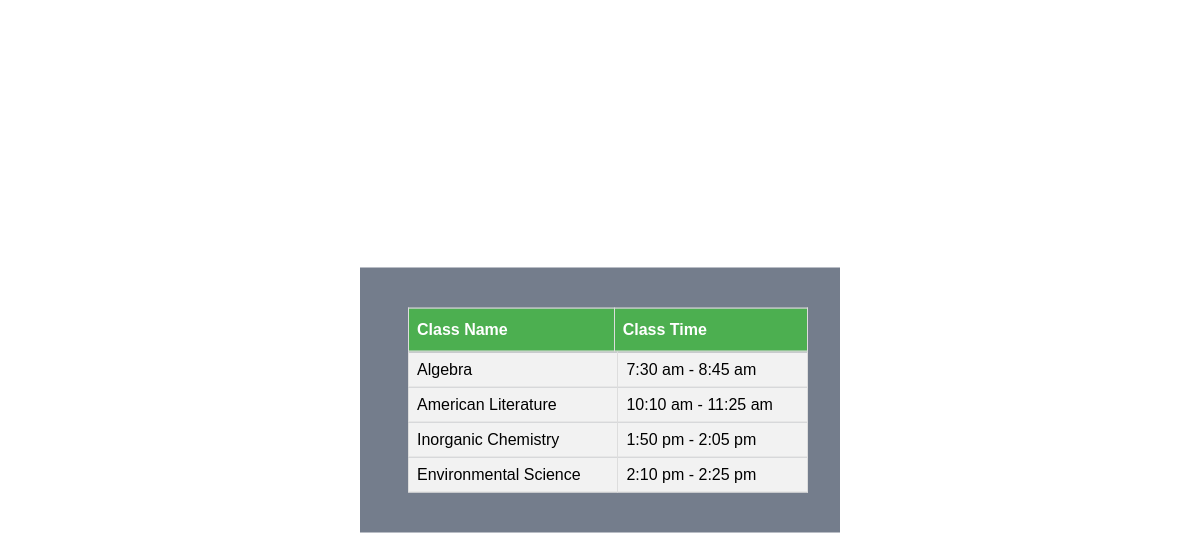
/studentSchedule.php (signed in), run on the app's committed database.
### tables this page shows
CREATE TABLE course (
  course_id		VARCHAR(10)			PRIMARY KEY,
  teacher_id	VARCHAR(10)			NOT NULL,
  course_name	VARCHAR(50)		NOT NULL,
  course_schedule	VARCHAR(250)	DEFAULT NULL
);

### studentSchedule.php (the view, shortened to what this page needs)
<!DOCTYPE html>
<html lang="en" dir="ltr">
  <head>
    <link rel="stylesheet" href="style-studentSchedule.css">
  </head>
  <body>
  <div class="box">
      <table class = "studentSchedule">
        <tr>
          <th> Class Name </th>
          <th> Class Time </th>
        </tr>
      </table>
    <?php
    @ $db = new mysqli('localhost', 'root', '12345', 'k_12_school');
	$student_id = $_SESSION["student_id"];
	if (!get_magic_quotes_gpc()){
		$student_id = addslashes($student_id);
	  }
    $query = "SELECT course_name, course_schedule
              FROM course c
              JOIN enrolls_in ei ON c.course_id = ei.course_id
              JOIN student s ON ei.student_id = s.student_id
              WHERE s.student_id = " .$student_id;
    $result = $db->query($query);
    $num_results = $result->num_rows;
    if ($num_results > 0) {
	  echo "<table class= 'studentSchedule'>";
	  while ($row = $result-> fetch_assoc() ) {
        echo "<tr><td>". $row["course_name"]. "</td><td>". $row["course_schedule"]. "</td></tr>";
        }
      echo "</table>";
    }
     else {
      echo "0 results";
    }
    ?>
</div>
  </body>
</html>

### style-studentSchedule.css (style rules this page uses)
body { font-family: sans-serif; background-image: url(https://images.unsplash.com/photo-1509062522246-3755977927d7?ixlib=rb-1.2.1&ixid=eyJhcHBfaWQiOjEyMDd9&auto=format&fit=crop&w=1104&q=80s); background-size: 100%; }
.studentSchedule { position: relative; left: 2%; font-family: sans-serif; border-collapse: collapse; width: 100%; }
.studentSchedule td, .studentSchedule th { border: 1px solid #ddd; padding: 8px; }
.studentSchedule tr { background-color: #f2f2f2; text-align:left; padding-top: 12px; padding-bottom: 12px; }
.studentSchedule th { padding-top: 12px; padding-bottom: 12px; text-align: left; background-color: #4CAF50; color: white; }
.box { width: 400px; padding: 40px; position: absolute; top: 50%; left: 50%; transform: translate(-50%,-50%); background: #747d8c; text-align: center; }

### data on the page
course: course_name "Algebra", course_schedule "7:30 am - 8:45 am"
course: course_name "American Literature", course_schedule "10:10 am - 11:25 am"
course: course_name "Inorganic Chemistry", course_schedule "1:50 pm - 2:05 pm"
course: course_name "Environmental Science", course_schedule "2:10 pm - 2:25 pm"
